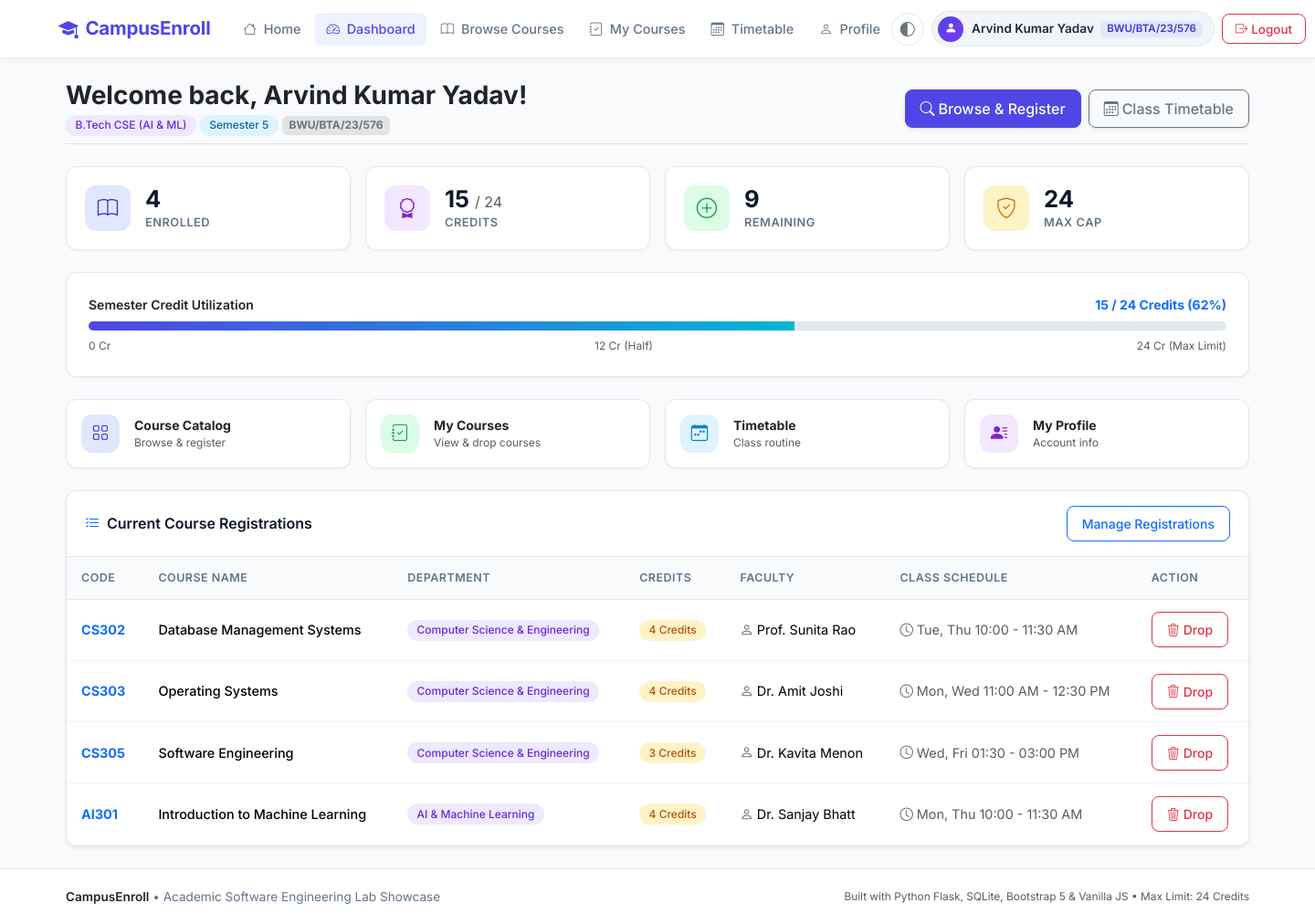
Page /dashboard (signed in) on the committed database.
### tables this page shows
CREATE TABLE students (
    id INTEGER PRIMARY KEY AUTOINCREMENT,
    student_id TEXT UNIQUE NOT NULL,
    name TEXT NOT NULL,
    email TEXT UNIQUE NOT NULL,
    password TEXT NOT NULL,
    department TEXT NOT NULL,
    semester INTEGER NOT NULL,
    phone TEXT
);

CREATE TABLE registrations (
    id INTEGER PRIMARY KEY AUTOINCREMENT,
    student_id INTEGER NOT NULL,
    course_id INTEGER NOT NULL,
    registration_date TEXT NOT NULL DEFAULT (datetime('now', 'localtime')),
    FOREIGN KEY (student_id) REFERENCES students(id) ON DELETE CASCADE,
    FOREIGN KEY (course_id) REFERENCES courses(id) ON DELETE CASCADE,
    UNIQUE(student_id, course_id)
);

CREATE TABLE courses (
    id INTEGER PRIMARY KEY AUTOINCREMENT,
    course_code TEXT UNIQUE NOT NULL,
    course_name TEXT NOT NULL,
    department TEXT NOT NULL,
    semester INTEGER NOT NULL,
    credits INTEGER NOT NULL CHECK(credits > 0),
    faculty TEXT NOT NULL,
    max_seats INTEGER NOT NULL CHECK(max_seats > 0),
    available_seats INTEGER NOT NULL CHECK(available_seats >= 0),
    schedule TEXT NOT NULL
);

### app.py (the view)
@app.route('/dashboard')
@student_required
def dashboard():
    student_id = session['user_id']
    conn = get_db()
    student = conn.execute("SELECT * FROM students WHERE id = ?", (student_id,)).fetchone()
    registered_courses = conn.execute("""
        SELECT c.*, r.registration_date
        FROM courses c
        JOIN registrations r ON c.id = r.course_id
        WHERE r.student_id = ?
        ORDER BY r.registration_date DESC
    """, (student_id,)).fetchall()
    total_credits = sum(c['credits'] for c in registered_courses)
    total_courses_count = len(registered_courses)
    remaining_credits = MAX_CREDIT_LIMIT - total_credits
    credit_percent = min(100, int((total_credits / MAX_CREDIT_LIMIT) * 100))
    conn.close()
    return render_template('dashboard.html',
                           student=student,
                           registered_courses=registered_courses,
                           total_credits=total_credits,
                           total_courses_count=total_courses_count,
                           remaining_credits=remaining_credits,
                           credit_percent=credit_percent)

### templates/dashboard.html (shortened to what this page needs)
{% extends 'base.html' %}
{% block content %}
<div class="d-flex flex-column flex-md-row justify-content-between align-items-md-center mb-4 pb-2 border-bottom">
    <div class="mb-3 mb-md-0">
        <h2 class="fw-bold text-dark mb-1 fs-3 fs-md-2">Welcome back, {{ student.name }}!</h2>
        <div class="d-flex flex-wrap gap-1 align-items-center">
            <span class="badge badge-custom badge-dept">{{ student.department }}</span>
            <span class="badge badge-custom badge-sem">Semester {{ student.semester }}</span>
            <span class="badge bg-secondary-subtle text-secondary">{{ student.student_id }}</span>
        </div>
    </div>
    <div class="d-flex flex-column flex-sm-row gap-2">
        <a href="{{ url_for('browse_courses') }}" class="btn btn-primary shadow-sm">
            <i class="bi bi-search me-1"></i> Browse &amp; Register
        </a>
        <a href="{{ url_for('timetable') }}" class="btn btn-outline-secondary shadow-sm">
            <i class="bi bi-calendar3 me-1"></i> Class Timetable
        </a>
    </div>
</div>
<div class="row g-2 g-md-3 mb-4">
    <div class="col-6 col-lg-3">
        <div class="stat-card">
            <div class="stat-icon stat-icon-indigo">
                <i class="bi bi-book"></i>
            </div>
            <div>
                <div class="stat-value">{{ total_courses_count }}</div>
                <div class="stat-label">Enrolled</div>
            </div>
        </div>
    </div>
    <div class="col-6 col-lg-3">
        <div class="stat-card">
            <div class="stat-icon stat-icon-purple">
                <i class="bi bi-award"></i>
            </div>
            <div>
                <div class="stat-value">{{ total_credits }} <span class="fs-6 text-muted fw-normal">/ {{ MAX_CREDIT_LIMIT }}</span></div>
                <div class="stat-label">Credits</div>
            </div>
        </div>
    </div>
    <div class="col-6 col-lg-3">
        <div class="stat-card">
            <div class="stat-icon stat-icon-green">
                <i class="bi bi-plus-circle"></i>
            </div>
            <div>
                <div class="stat-value">{{ remaining_credits }}</div>
                <div class="stat-label">Remaining</div>
            </div>
        </div>
    </div>
    <div class="col-6 col-lg-3">
        <div class="stat-card">
            <div class="stat-icon stat-icon-amber">
                <i class="bi bi-shield-check"></i>
            </div>
            <div>
                <div class="stat-value">{{ MAX_CREDIT_LIMIT }}</div>
                <div class="stat-label">Max Cap</div>
            </div>
        </div>
    </div>
</div>
<div class="app-card mb-4 p-3 p-md-4">
    <div class="d-flex justify-content-between align-items-center mb-2">
        <span class="fw-semibold text-dark small fs-md-6">Semester Credit Utilization</span>
        <span class="small fw-bold {% if total_credits >= 20 %}text-warning{% else %}text-primary{% endif %}">
            {{ total_credits }} / {{ MAX_CREDIT_LIMIT }} Credits ({{ credit_percent }}%)
        </span>
    </div>
    <div class="credit-progress-bar">
        <div class="credit-progress-fill {% if credit_percent >= 85 %}warning{% endif %}" style="width: {{ credit_percent }}%;"></div>
    </div>
    <div class="d-flex justify-content-between text-muted mt-2" style="font-size: 0.75rem;">
        <span>0 Cr</span>
        <span>12 Cr (Half)</span>
        <span>{{ MAX_CREDIT_LIMIT }} Cr (Max Limit)</span>
    </div>
</div>
<div class="row g-2 g-md-3 mb-4">
    <div class="col-6 col-md-3">
        <a href="{{ url_for('browse_courses') }}" class="app-card p-3 d-flex flex-column flex-sm-row align-items-center text-center text-sm-start gap-2 gap-sm-3 text-decoration-none text-dark app-card-hover h-100">
            <div class="stat-icon stat-icon-indigo" style="width: 42px; height: 42px; min-width: 42px; font-size: 1.15rem;">
                <i class="bi bi-grid"></i>
            </div>
            <div>
                <div class="fw-bold small">Course Catalog</div>
                <div class="text-muted d-none d-sm-block" style="font-size: 0.75rem;">Browse &amp; register</div>
            </div>
        </a>
    </div>
    <div class="col-6 col-md-3">
        <a href="{{ url_for('my_courses') }}" class="app-card p-3 d-flex flex-column flex-sm-row align-items-center text-center text-sm-start gap-2 gap-sm-3 text-decoration-none text-dark app-card-hover h-100">
            <div class="stat-icon stat-icon-green" style="width: 42px; height: 42px; min-width: 42px; font-size: 1.15rem;">
                <i class="bi bi-journal-check"></i>
            </div>
            <div>
                <div class="fw-bold small">My Courses</div>
                <div class="text-muted d-none d-sm-block" style="font-size: 0.75rem;">View &amp; drop courses</div>
            </div>
        </a>
    </div>
    <div class="col-6 col-md-3">
        <a href="{{ url_for('timetable') }}" class="app-card p-3 d-flex flex-column flex-sm-row align-items-center text-center text-sm-start gap-2 gap-sm-3 text-decoration-none text-dark app-card-hover h-100">
            <div class="stat-icon stat-icon-blue" style="width: 42px; height: 42px; min-width: 42px; font-size: 1.15rem;">
                <i class="bi bi-calendar-week"></i>
            </div>
            <div>
                <div class="fw-bold small">Timetable</div>
                <div class="text-muted d-none d-sm-block" style="font-size: 0.75rem;">Class routine</div>
            </div>
        </a>
    </div>
    <div class="col-6 col-md-3">
        <a href="{{ url_for('profile') }}" class="app-card p-3 d-flex flex-column flex-sm-row align-items-center text-center text-sm-start gap-2 gap-sm-3 text-decoration-none text-dark app-card-hover h-100">
            <div class="stat-icon stat-icon-purple" style="width: 42px; height: 42px; min-width: 42px; font-size: 1.15rem;">
                <i class="bi bi-person-lines-fill"></i>
            </div>
            <div>
                <div class="fw-bold small">My Profile</div>
                <div class="text-muted d-none d-sm-block" style="font-size: 0.75rem;">Account info</div>
            </div>
        </a>
    </div>
</div>
<div class="app-card shadow-sm">
    <div class="card-header-clean">
        <div class="d-flex align-items-center gap-2">
            <i class="bi bi-list-check text-primary"></i>
            <span>Current Course Registrations</span>
        </div>
        {% if registered_courses %}
            <a href="{{ url_for('my_courses') }}" class="btn btn-sm btn-outline-primary">Manage Registrations</a>
        {% endif %}
    </div>
    {% if registered_courses %}
        <div class="table-responsive d-none d-md-block">
            <table class="table table-custom table-hover">
                <thead>
                    <tr>
                        <th>Code</th>
                        <th>Course Name</th>
                        <th>Department</th>
                        <th>Credits</th>
                        <th>Faculty</th>
                        <th>Class Schedule</th>
                        <th>Action</th>
                    </tr>
                </thead>
                <tbody>
                    {% for course in registered_courses %}
                        <tr>
                            <td><span class="fw-bold text-primary">{{ course.course_code }}</span></td>
                            <td class="fw-medium">{{ course.course_name }}</td>
                            <td><span class="badge badge-custom badge-dept">{{ course.department }}</span></td>
                            <td><span class="badge badge-custom badge-credits">{{ course.credits }} Credits</span></td>
                            <td><i class="bi bi-person text-muted me-1"></i>{{ course.faculty }}</td>
                            <td class="small text-muted"><i class="bi bi-clock me-1"></i>{{ course.schedule }}</td>
                            <td>
                                <form method="POST" action="{{ url_for('drop_course', course_id=course.id) }}" onsubmit="return confirmDropCourse('{{ course.course_code }}');" class="d-inline">
                                    <button type="submit" class="btn btn-outline-danger btn-sm" title="Drop Course">
                                        <i class="bi bi-trash3 me-1"></i>Drop
                                    </button>
                                </form>
                            </td>
                        </tr>
                    {% endfor %}
                </tbody>
            </table>
        </div>
    {% endif %}
</div>
{% endblock %}

### templates/base.html (shortened to what this page needs)
<!DOCTYPE html>
<html lang="en">
<head>
    <link href="https://cdn.jsdelivr.net/npm/bootstrap@5.3.3/dist/css/bootstrap.min.css" rel="stylesheet">
    <link href="https://cdn.jsdelivr.net/npm/bootstrap-icons@1.11.3/font/bootstrap-icons.min.css" rel="stylesheet">
    <link rel="stylesheet" href="{{ url_for('static', filename='css/style.css') }}">
</head>
<body>
    <nav class="navbar navbar-expand-lg navbar-custom sticky-top">
        <div class="container-fluid px-3 px-md-4 px-xl-5">
            <a class="navbar-brand me-3 me-xl-4" href="{{ url_for('index') }}">
                <i class="bi bi-mortarboard-fill"></i>
                <span>CampusEnroll</span>
            </a>
            <div class="collapse navbar-collapse" id="navbarContent">
                <ul class="navbar-nav me-auto mb-2 mb-lg-0 gap-1">
                    <li class="nav-item">
                        <a class="nav-link {% if request.endpoint == 'index' %}active{% endif %}" href="{{ url_for('index') }}">
                            <i class="bi bi-house me-1"></i> Home
                        </a>
                    </li>
                    {% if current_user.is_logged_in and current_user.role == 'student' %}
                        <li class="nav-item">
                            <a class="nav-link {% if request.endpoint == 'dashboard' %}active{% endif %}" href="{{ url_for('dashboard') }}">
                                <i class="bi bi-speedometer2 me-1"></i> Dashboard
                            </a>
                        </li>
                        <li class="nav-item">
                            <a class="nav-link {% if request.endpoint == 'browse_courses' %}active{% endif %}" href="{{ url_for('browse_courses') }}">
                                <i class="bi bi-book me-1"></i> Browse Courses
                            </a>
                        </li>
                        <li class="nav-item">
                            <a class="nav-link {% if request.endpoint == 'my_courses' %}active{% endif %}" href="{{ url_for('my_courses') }}">
                                <i class="bi bi-journal-check me-1"></i> My Courses
                            </a>
                        </li>
                        <li class="nav-item">
                            <a class="nav-link {% if request.endpoint == 'timetable' %}active{% endif %}" href="{{ url_for('timetable') }}">
                                <i class="bi bi-calendar3 me-1"></i> Timetable
                            </a>
                        </li>
                        <li class="nav-item">
                            <a class="nav-link {% if request.endpoint == 'profile' %}active{% endif %}" href="{{ url_for('profile') }}">
                                <i class="bi bi-person me-1"></i> Profile
                            </a>
                        </li>
                    {% endif %}
                </ul>
                <div class="nav-actions d-flex align-items-center gap-2 mt-3 mt-lg-0">
                    <div class="dropdown">
                        <button class="btn btn-theme-toggle"
                                type="button" id="themeDropdown" data-bs-toggle="dropdown" aria-expanded="false" title="Switch Theme Mode">
                            <i class="bi bi-circle-half" id="themeActiveIcon"></i>
                        </button>
                    </div>
                    {% if current_user.is_logged_in %}
                        <div class="user-pill d-none d-lg-flex align-items-center">
                            <div class="user-pill-avatar">
                                <i class="bi bi-person-fill"></i>
                            </div>
                            <div class="user-pill-info">
                                <span class="user-pill-name">{{ current_user.name }}</span>
                                <span class="user-pill-role badge {% if current_user.role == 'student' %}badge-pill-student{% else %}badge-pill-admin{% endif %}">
                                    {{ current_user.student_id if current_user.role == 'student' else 'Admin' }}
                                </span>
                            </div>
                        </div>
                        <a href="{{ url_for('logout') }}" class="btn btn-outline-danger btn-sm nav-btn-logout">
                            <i class="bi bi-box-arrow-right me-1"></i> Logout
                        </a>
                    {% endif %}
                </div>
            </div>
        </div>
    </nav>
    <main class="container my-3 my-md-4 flex-grow-1">
        {% if content_error %}
            <div class="text-center py-5">
                <h1 class="display-4 text-danger fw-bold">{{ content_error }}</h1>
                <p class="lead text-muted">The requested page could not be found or an error occurred.</p>
                <a href="{{ url_for('index') }}" class="btn btn-primary mt-3">Return to Home</a>
            </div>
        {% else %}
            {% block content %}{% endblock %}
        {% endif %}
    </main>
    <footer>
        <div class="container text-center">
            <div class="row align-items-center gy-2">
                <div class="col-md-6 text-md-start">
                    <span class="fw-semibold text-dark">CampusEnroll</span> &bull; Academic Software Engineering Lab Showcase
                </div>
                <div class="col-md-6 text-md-end text-muted small">
                    Built with Python Flask, SQLite, Bootstrap 5 &amp; Vanilla JS &bull; Max Limit: {{ MAX_CREDIT_LIMIT }} Credits
                </div>
            </div>
        </div>
    </footer>
</body>
</html>

### rows in the picture
students: name "Arvind Kumar Yadav", student "BWU/BTA/23/576", department "B.Tech CSE (AI & ML)", semester "5", student_id "BWU/BTA/23/576"
registrations: course_code "CS302", course_name "Database Management Systems", department "Computer Science & Engineering", credits "4", faculty "Prof. Sunita Rao", schedule "Tue, Thu 10:00 - 11:30 AM"
registrations: course_code "CS303", course_name "Operating Systems", department "Computer Science & Engineering", credits "4", faculty "Dr. Amit Joshi", schedule "Mon, Wed 11:00 AM - 12:30 PM"
registrations: course_code "CS305", course_name "Software Engineering", department "Computer Science & Engineering", credits "3", faculty "Dr. Kavita Menon", schedule "Wed, Fri 01:30 - 03:00 PM"
registrations: course_code "AI301", course_name "Introduction to Machine Learning", department "AI & Machine Learning", credits "4", faculty "Dr. Sanjay Bhatt", schedule "Mon, Thu 10:00 - 11:30 AM"

### other values in the picture
{{ total_courses_count }} "4"
{{ total_credits }} "15"
{{ MAX_CREDIT_LIMIT }} "24"
{{ remaining_credits }} "9"
{{ credit_percent }} "62"
